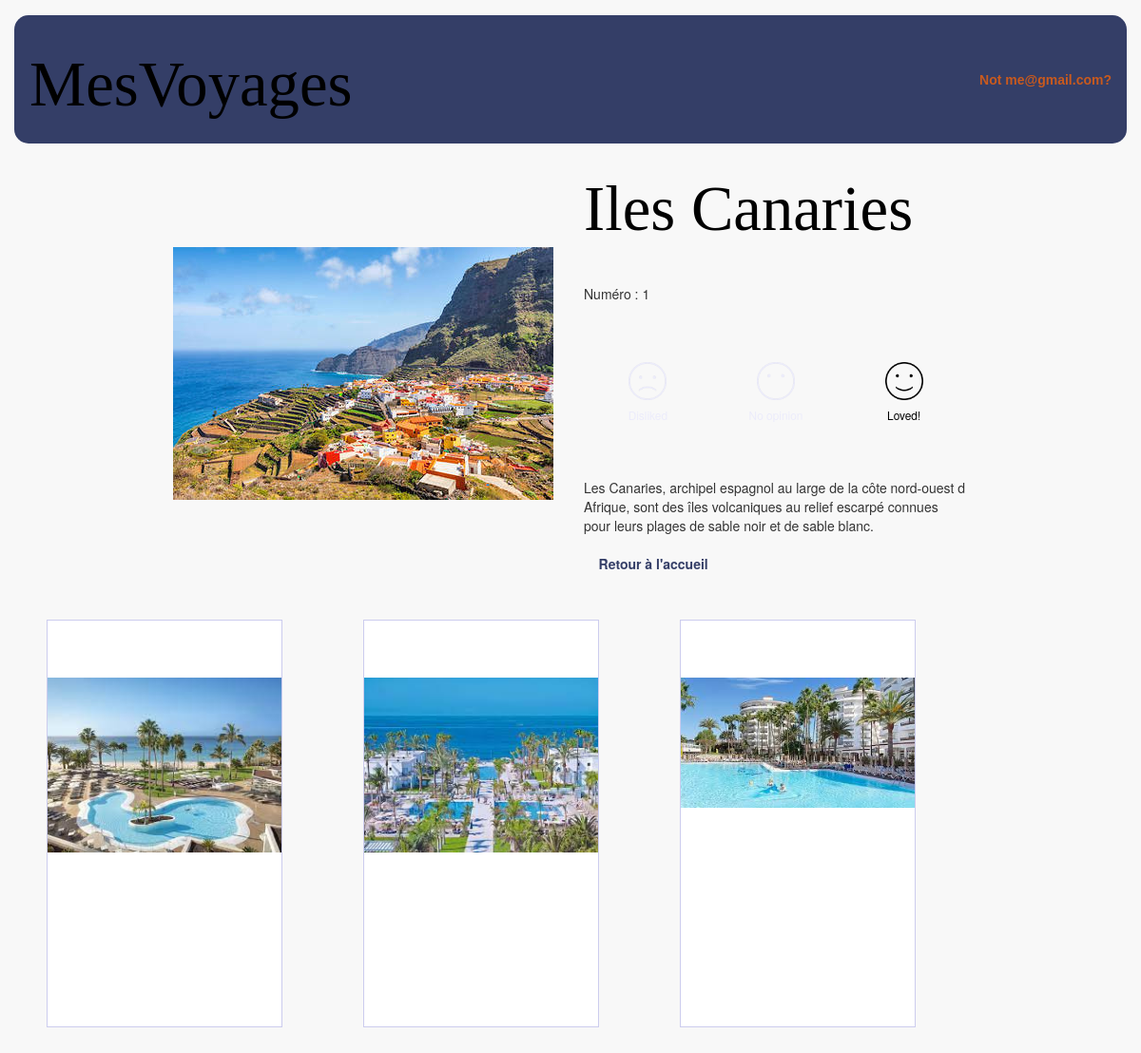
The page /prestation.php?id=1 (signed in) on the database its author committed.
### tables this page shows
CREATE TABLE `prestation` (
  `idPRE` int(25) NOT NULL,
  `nom` varchar(100) NOT NULL,
  `images` varchar(100) NOT NULL,
  `description` varchar(500) DEFAULT NULL,
  PRIMARY KEY (`idPRE`)
);

CREATE TABLE `hotel` (
  `idHOT` int(25) NOT NULL,
  `prestation_idPRE` int(25) NOT NULL,
  `nom` varchar(100) NOT NULL,
  `rating` float NOT NULL,
  `images` varchar(100) NOT NULL,
  `description` varchar(500) DEFAULT NULL,
  PRIMARY KEY (`idHOT`),
  KEY `prestation_idPRES` (`prestation_idPRE`)
);

### dbfonctions.php (called while the page is built, shortened)
<?php
function myConnection() {
    static $dbc = null;
    if ($dbc == null) {
        try {
            $dbc = new PDO('mysql: host=' . DB_HOST . ';dbname=' . DB_NAME . ';charset=utf8', DB_USER, DB_PASSWORD);
        } catch (PDOException $e) {
            header("Location:error.php?message=".$e->getMessage());
        }
    }
    return $dbc;
}
function getOnePays($idPRE) {
    try {
        $request = myConnection()->prepare("SELECT * FROM prestation WHERE idPRE = :idPRE");
        $request->bindParam(':idPRE', $idPRE, PDO::PARAM_STR);
        $request->execute();
    } catch (PDOException $e) {
        header("Location:error.php?message=".$e->getMessage());
    }
    return $request->fetch(PDO::FETCH_ASSOC);
}
function getHotelPRE($idPRE) {
    try {
        $request = myConnection()->prepare("SELECT * FROM hotel where prestation_idPRE = :idPRE");
        $request->bindParam(':idPRE', $idPRE, PDO::PARAM_STR);
        $request->execute();
    } catch (PDOException $e) {
        header("Location:error.php?message=".$e->getMessage());
    }
    return $request->fetchAll(PDO::FETCH_ASSOC);
}
function getFeedback($idUser, $idPRE) {
    try {
        $request = myConnection()->prepare("SELECT ranking FROM feedback WHERE FK_idUser  = :idUSER AND FK_idPRE = :idPRE");
        $request->bindParam(':idUSER', $idUser, PDO::PARAM_STR);
        $request->bindParam(':idPRE', $idPRE, PDO::PARAM_STR);
        $request->execute();
    } catch (PDOException $e) {
        header("Location:error.php?message=".$e->getMessage());
    }
    $ranking = $request->fetch(PDO::FETCH_ASSOC);
    return ((!empty($ranking))?$ranking["ranking"]:99);
}

### prestation.php (the view, shortened to what this page needs)
<?php
$idPRE   = (isset($_GET["id"]))         ? $_GET["id"]                        :0;
include('header.php');
$pays  = getOnePays($idPRE);
$idUser   = (isset($_SESSION["idUser"]))?$_SESSION["idUser"]:0;
if ($idUser > 0) {
  if (isset($_GET["ranking"])) {
    $ranking = $_GET["ranking"];
    switch($ranking) {
      case -1:
      case 0:
      case 1:
      case 99:
      setFeedback($idUser, $idPRE, $ranking);
      $feedback = $ranking;
      break;
      default:
      $feedback = getFeedback($idUser, $idPRE);
      break;
    }
  } else {
    $feedback = getFeedback($idUser, $idPRE);
  }
} else {
  $feedback = 99;
}
?>
<table class="jacket table-bordered">
  <tr class="gradeA">
    <td rowspan="4">
        <img src="<?= $pays["images"] ?>" class="prestation">
    </td>
    <td>
      <h1 class="info">
          <?= $pays["nom"] ?>
      </h1>
    </td>
  </tr>
  <tr class="gradeA">
    <td class="info">
      Numéro : <?= $pays["idPRE"] ?><br><br>
    </td>
  </tr>
  <?php if ($idUser > 0): ?>
    <tr class="gradeA ranking">
      <td>
        <table>
          <tr>
            <td valign="middle" class="icons">
              <?php if ($feedback != -1): ?>
                <a href="prestation.php?id=<?= $pays['idPRE'] ?>&ranking=-1&nom=<?= $_GET['nom'] ?>">
                  <img class="icons" src="ressources/sad-face-outline-unselected.png">
                </a><br>
                <small class="unselected">Disliked</small>
              <?php endif; ?>
            </td>
            <td valign="middle" class="icons">
              <?php if ($feedback != 0): ?>
                <a href="prestation.php?id=<?= $pays['idPRE'] ?>&ranking=0&nom=<?= $_GET['nom'] ?>">
                  <img class="icons" src="ressources/silent-emoticon-face-with-missed-mouth-symbol-of-stroke-unselected.png">
                </a><br>
                <small class="unselected">No opinion</small>
              <?php endif; ?>
            </td>
            <td valign="middle" class="icons">
              <?php if ($feedback != 1): ?>
                <a href="prestation.php?id=<?= $pays['idPRE'] ?>&ranking=1&nom=<?= $_GET['nom'] ?>">
                  <img class="icons" src="ressources/smiling-emoticon-face-unselected.png">
                </a><br>
                <small class="unselected">Loved!</small>
              <?php else : ?>
                <a href="prestation.php?id=<?= $pays['idPRE'] ?>&ranking=99&nom=<?= $_GET['nom'] ?>">
                  <img class="icons" src="ressources/smiling-emoticon-face-selected.png">
                </a><br>
                <small class="selected">Loved!</small>
              <?php endif; ?>
            </td>
          </tr>
        </table>
      </td>
    </tr>
  <?php endif; ?>
  <tr class="gradeA">
    <td class="info">
      <br><?= $pays["description"] ?><br>
      <br>
      &nbsp;&nbsp;&nbsp;&nbsp;<a href="index.php">Retour à l'accueil</a>&nbsp;&nbsp;&nbsp;&nbsp;
    </td>
  </tr>
</table>
<?php foreach (getHotelPRE($idPRE) as $hotel): ?>
<div class='cartouche'>
  <div class='card'>
    <div class='data'>
    </div>
    <div class='pict'>
      <a href="hotel.php?id=<?= $hotel['idHOT'] ?>&nom=<?= htmlentities($hotel['nom']) ?>"><img src="<?= $hotel['images'] ?>" alt="<?= $hotel['nom'] ?>"></a>
    </div>
  </div>
</div>
<?php endforeach; ?>
<?php include('footer.php'); ?>

### header.php (shortened to what this page needs)
<?php
  require 'dbfonctions.php';
?>
<!DOCTYPE html>
<html>
  <head>
    <link href="bootstrap/vendor/bootstrap/css/bootstrap.css" rel="stylesheet">
    <link href="bootstrap/vendor/metisMenu/metisMenu.css" rel="stylesheet">
    <link href="bootstrap/vendor/datatables-responsive/dataTables.responsive.css" rel="stylesheet">
    <link href="bootstrap/dist/css/sb-admin-2.css" rel="stylesheet">
    <link href="bootstrap/vendor/font-awesome/css/font-awesome.min.css" rel="stylesheet" type="text/css">
    <link rel="stylesheet" type="text/css" href="style.css">
  </head>
  <body>
    <div class="col-lg-12">
      <header>
        <table>
          <tr>
            <td>
              <h1>MesVoyages</h1>
            </td>
            <td>
              <nav>
                <?php if (isset($_SESSION["idUser"]) && $_SESSION["idUser"] > 0): ?>
                  <a href="logout.php"><?= $_SESSION["message"] ?></a><br>
                <?php else: ?>
                  <a href="login.php"><?= empty($_SESSION["message"])?"Login or register":$_SESSION["message"] ?></a><br>
                <?php endif; ?>
              </nav>
            </td>
          </tr>
        </table>
      </header>

### footer.php (shortened to what this page needs)
    </div>
  </body>
</html>

### style.css (style rules this page uses)
header { padding: 16px; margin-top: 16px; background-color: rgb(52,62,103); border-radius: 15px; font-family: arial; }
h1 { font-size: 50pt; font-family: Impact; color: black; }
nav { text-align: right; }
nav a { color: rgb(201,90,30); font-weight: bold; }
.cartouche { width: 261px; display: inline-block; margin: 17px 34px 34px 34px; }
.card { width: 248px; height: 429px; background-color: #FFFFFF; border: 1px solid #CCCCEE; text-align: center; }
.data { width: 248px; height: 60px; line-height: 60px; overflow: hidden; font-size: 14pt; }
.pict { height: 369px; padding-bottom: 17px; overflow: hidden; }
.pict img { width: 246px; }
table { width: 100%; border-collapse: collapse; }
table, tr, td { border: none !important; }
a { color: rgb(52,62,103); text-decoration: none; font-weight: bold; }
.jacket { width: 900px; margin: auto; border-collapse: separate; border-spacing: 32px; }
.info { vertical-align: top; margin-top: 0px; }
.icons { text-align: center; margin: auto; width: 50px; padding: 5px; }
.selected { color: black; }
.unselected { color: #ECECFB; }

### rows shown on the page
prestation: images (picture), nom "Iles Canaries", idPRE "1", description "Les Canaries, archipel espagnol au large de la côte nord-ouest d Afrique, sont des îles volcaniques au relief escarpé connues pour leurs plages de sable noir et de sable blanc."
hotel: images+nom (picture)
hotel: images+nom (picture)
hotel: images+nom (picture)

### other values the page prints
$_SESSION["message"] "Not me@gmail.com?"
